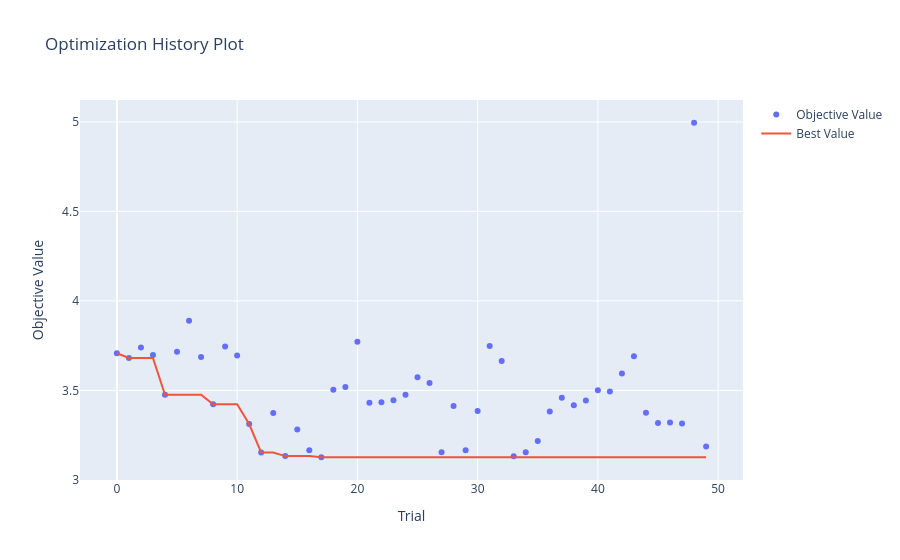

This figure's notebook cell:
### Code cell
# optimization history plot

optuna.visualization.plot_optimization_history(study)

### Figure 1 — Plotly figure (JSON) as saved in the notebook; plotly's stock layout.template omitted (floating-point values rounded to 4 significant figures)
{"data": [{"mode": "markers", "name": "Objective Value", "type": "scatter", "x": [0, 1, 2, 3, 4, 5, 6, 7, 8, 9, 10, 11, 12, 13, 14, 15, 16, 17, 18, 19, 20, 21, 22, 23, 24, 25, 26, 27, 28, 29, 30, 31, 32, 33, 34, 35, 36, 37, 38, 39, 40, 41, 42, 43, 44, 45, 46, 47, 48, 49], "y": [3.707, 3.681, 3.739, 3.698, 3.476, 3.716, 3.89, 3.686, 3.422, 3.746, 3.695, 3.312, 3.153, 3.374, 3.133, 3.281, 3.166, 3.127, 3.504, 3.519, 3.771, 3.431, 3.434, 3.445, 3.476, 3.573, 3.542, 3.154, 3.413, 3.165, 3.386, 3.749, 3.665, 3.133, 3.154, 3.218, 3.383, 3.46, 3.417, 3.444, 3.501, 3.493, 3.595, 3.691, 3.375, 3.319, 3.321, 3.315, 4.995, 3.187]}, {"mode": "lines", "name": "Best Value", "type": "scatter", "x": [0, 1, 2, 3, 4, 5, 6, 7, 8, 9, 10, 11, 12, 13, 14, 15, 16, 17, 18, 19, 20, 21, 22, 23, 24, 25, 26, 27, 28, 29, 30, 31, 32, 33, 34, 35, 36, 37, 38, 39, 40, 41, 42, 43, 44, 45, 46, 47, 48, 49], "y": [3.707, 3.681, 3.681, 3.681, 3.476, 3.476, 3.476, 3.476, 3.422, 3.422, 3.422, 3.312, 3.153, 3.153, 3.133, 3.133, 3.133, 3.127, 3.127, 3.127, 3.127, 3.127, 3.127, 3.127, 3.127, 3.127, 3.127, 3.127, 3.127, 3.127, 3.127, 3.127, 3.127, 3.127, 3.127, 3.127, 3.127, 3.127, 3.127, 3.127, 3.127, 3.127, 3.127, 3.127, 3.127, 3.127, 3.127, 3.127, 3.127, 3.127]}, {"marker": {"color": "#cccccc"}, "mode": "markers", "name": "Infeasible Trial", "showlegend": false, "type": "scatter", "x": [], "y": []}], "layout": {"title": {"text": "Optimization History Plot"}, "xaxis": {"title": {"text": "Trial"}}, "yaxis": {"title": {"text": "Objective Value"}}}}
